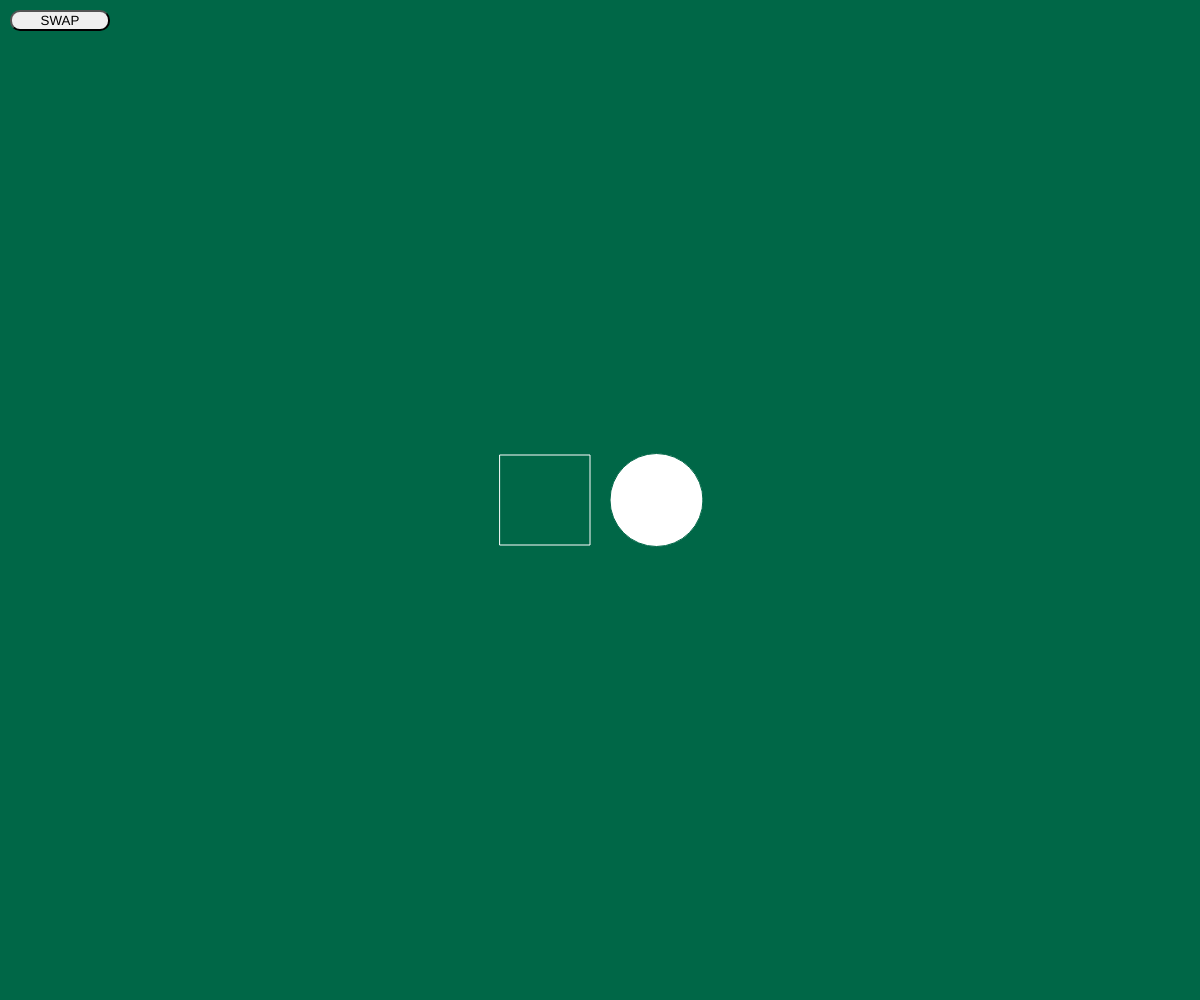
Frame 1 (no input)
Frame 60 (no input): identical to frame 1, image omitted
Frame 120 (the mouse pressed at the canvas centre since frame 60): identical to frame 1, image omitted

The p5.js sketch that drew this single still picture (run headless with seeded random() and noise() and a simulated clock; from frame 60 on, the mouse is pressed at the canvas centre):

// p5.js sketch
// ── sketch.js
var swapButton;
var swapit = 1;

function swap() {
  if(swapit==1){
  squareColor = color('white');
  circleColor = color(0, 103, 71);
    swapit=0;
  }else{
  squareColor = color(0, 103, 71);
  circleColor = color('white');
    swapit=1;
  }

}

function setup() {
  createCanvas(windowWidth, windowHeight);
  squareColor = color(0, 103, 71);
  circleColor = color('white');
  baseColor = color(0, 103, 71);
  circleX = width/2+circleSize/2+10;
  circleY = height/2;
  squareX = width/2-squareSize-10;
  squareY = height/2-squareSize/2;
  textFont("Proxima");
  fill('white');
  textSize(70);
  textAlign(CENTER, CENTER);
  
  swapButton = createButton("SWAP");
  swapButton.position(10, 10);
  swapButton.mousePressed(swap);
  swapButton.style("width", "100px");
  swapButton.style("border-radius", "10px");
  
}
function windowResized() {
  resizeCanvas(windowWidth, windowHeight);
}
let squareX, squareY;  // Position of square button
let circleX, circleY;  // Position of circle button
let squareSize = 90;   // Width/height of square
let circleSize = 93;   // Diameter of circle

let squareColor;
let circleColor;
let baseColor;

let squareOver = false;
let circleOver = false;

function draw() {
  update(mouseX, mouseY);

  if (squareOver) {
    background(squareColor);
    textAlign ()
    text('Ohio', width/2 - width * .18, height * .51);
  } else if (circleOver) {
    background(circleColor);
    if (swapit==1){
      fill(0, 103, 71);
    }else{
      fill(255, 255, 255);
    }
    
    text('University', width/2 - width * -.25, height * .51);
  } else {
    background(baseColor);
  }

  stroke(circleColor);
  fill(squareColor);
  square(squareX, squareY, squareSize);
  stroke(squareColor);
  fill(circleColor);
  circle(circleX, circleY, circleSize);
}

function update(x, y) {
  if( overCircle(circleX, circleY, circleSize) ) {
    circleOver = true;
    squareOver = false;
  } else if ( overSquare(squareX, squareY, squareSize) ) {
    squareOver = true;
    circleOver = false;
  } else {
    circleOver = squareOver = false;
  }
}

function overSquare(x, y, size) {
  if (mouseX >= x && mouseX <= x+size && 
      mouseY >= y && mouseY <= y+size) {
    return true;
  } else {
    return false;
  }
}

function overCircle(x, y, diameter) {
  const disX = x - mouseX;
  const disY = y - mouseY;
  if(sqrt(sq(disX) + sq(disY)) < diameter/2 ) {
    return true;
  } else {
    return false;
  }
  let button;

}
